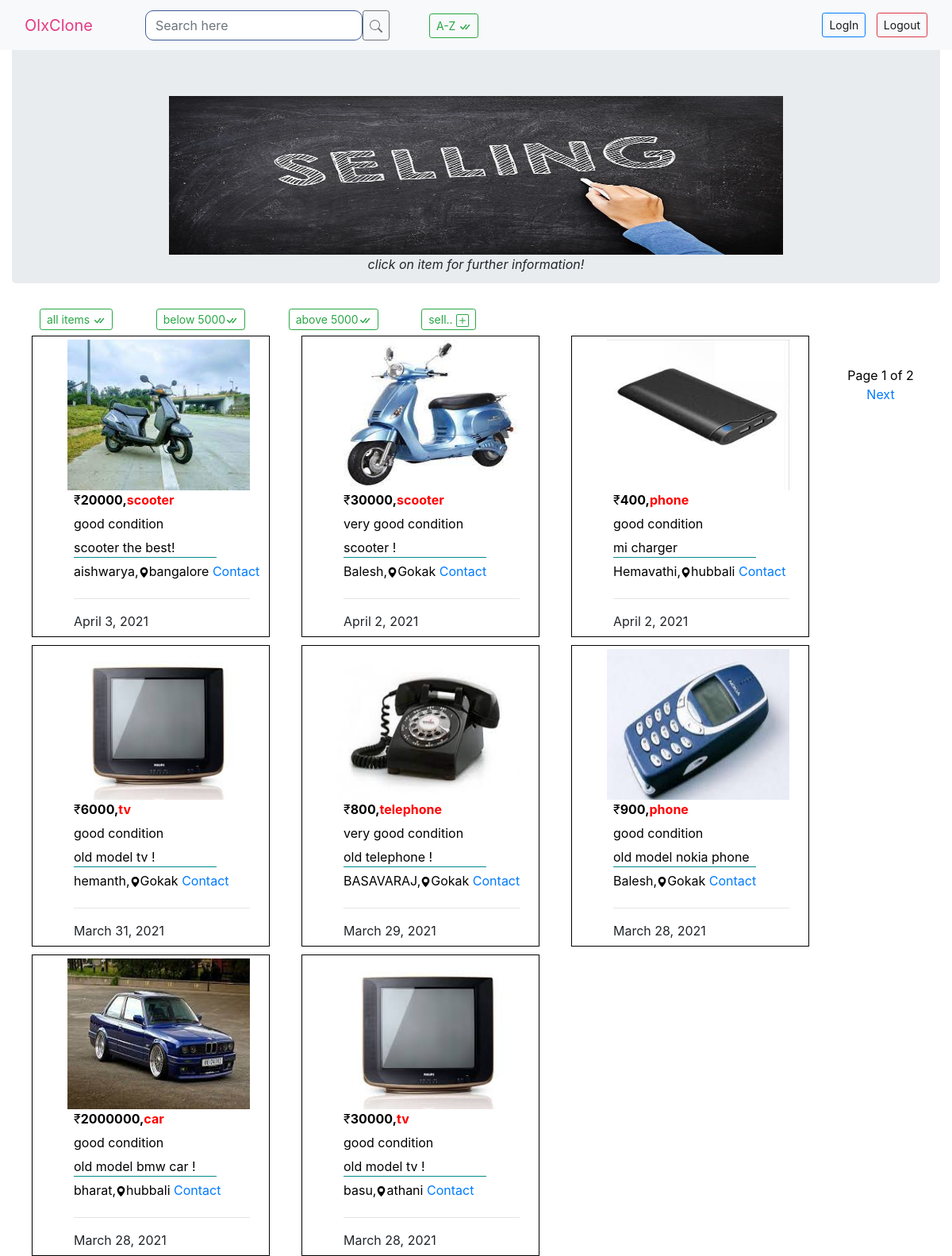
The app's page /home/ (signed in) with its own data.
### testapp/models.py (models this page shows, shortened)
class Item(models.Model):
    CONDITION_CHOICES=(('good condition','Good Condition'),('very good condition','Very Good Conditon'))
    name=models.CharField(max_length=18)
    place=models.CharField(max_length=18)
    item=models.CharField(max_length=18)
    item_name=models.SlugField(max_length=256)
    item_image=models.ImageField(null=True,blank=True,upload_to='images/')
    about_item=models.CharField(max_length=18)
    price=models.PositiveIntegerField()
    description=models.TextField()
    uploaded=models.DateField(auto_now_add=True)
    updated=models.DateField(auto_now=True)
    condition=models.CharField(max_length=20,choices=CONDITION_CHOICES,default="good condition")
    tags=TaggableManager()
    objects=CustomManager()
    class Meta:
        ordering=['-uploaded']
    def get_absolute_url(self):
        return reverse('item_detail',args=[self.uploaded.year,self.uploaded.strftime('%m'),self.uploaded.strftime('%d'),self.item_name])

### testapp/views.py (the view)
# urls.py: path('home/',views.item_list_view),
@login_required
def item_list_view(request):
    if "q" in request.GET:
        q=request.GET['q']
        item_list=Item.objects.filter(item_name__icontains=q)
    else:
        item_list=Item.objects.all()
    paginator=Paginator(item_list,8)
    page_number=request.GET.get('page')
    try:
        item_list=paginator.page(page_number)
    except PageNotAnInteger:
        item_list=paginator.page(1)
    except EmptyPage:
        item_list=paginator.page(paginator.num_pages)
    return render(request,'testapp/item_list.html',{'item_list':item_list})

### testapp/models.py (called while the page is built)
    def get_queryset(self):
        return super().get_queryset().order_by('-uploaded',)

### templates/testapp/item_list.html (shortened to what this page needs)
<!DOCTYPE html>
{% extends 'testapp/base.html' %}
{% load staticfiles %}
{% block content %}
<div class="container-fluid xxx" align=center>
  <div class="jumbotron" style="height:300px;">
<img src="{% static "images/sale2.jpg" %}" alt="" width="70%;" height="200px;" class="pics">
<p> <i>click on item for further information!</i> </p>
</div>
  </div>
  <div class="in">
  <a href="/home" style="margin-left:50px;" class="btn btn-outline-success btn-sm ">all items </a>
<a href="/below5" style="margin-left:50px;display:inline;" class="btn btn-outline-success btn-sm x">below 5000</a>
<a href="/above5" style="margin-left:50px;display:inline;" class="btn btn-outline-success btn-sm x">above 5000</a>
<a href="/create" style="margin-left:50px;display:inline;" class="btn btn-outline-success btn-sm x">sell.. </a>
</div>
{% for item in item_list %}
{% if item.item_image %}
<a href="{{item.get_absolute_url}}" style="color:black;text-decoration:none;">
<div class="row" style="float:left;">
  <div class="col-lg-2 col-md-4 col-xs-12 list">
    <div class="box" style="border:1px solid black;width:300px;height:380px;margin:10px 0px 0px 40px;padding:4px;">
    <img src="{{item.item_image.url}}" alt="nokia" width="230px" height="190px;" style="margin-left:40px;"><br>
    <ul style="margin-left:40px;list-style-type:none;width:230px;padding-left:8px;height:150px;" class="box">
      <li><p style="display:inline;">&#8377<b>{{item.price}},<span style="color:red;">{{item.item}}</span></b></p></li>
      <li>{{item.condition}}</li>
      <li><p style="width:180px;margin:0px;border-bottom:1px solid #008B8B;">{{item.about_item}}</p></li>
      <li style="width:250px;">{{item.name}},<svg xmlns="http://www.w3.org/2000/svg" width="13" height="13" fill="currentColor" class="bi bi-geo-alt-fill" viewBox="0 0 16 16">
  <path d="M8 16s6-5.686 6-10A6 6 0 0 0 2 6c0 4.314 6 10 6 10zm0-7a3 3 0 1 1 0-6 3 3 0 0 1 0 6z"/>
</svg>{{item.place}} <a href="#">Contact</a> </li><hr>
<li>{{item.uploaded}} </li>
</ul>
  </div>
  </div>
</div>
</a>
{% else %}
{% for i in item_list1 %}
<p>no items found</p>
{% endfor %}
{% endif %}
{% endfor %}<br><br>
{% include 'testapp/paginator.html' with page=item_list %}
{% endblock %}

### templates/testapp/base.html (shortened to what this page needs)
<!DOCTYPE html>
{% load staticfiles %}
<html lang="en" dir="ltr">
  <head>
    <link rel="stylesheet" href="{% static "css/tweet.css" %}">
    <link rel="stylesheet" href="{% static "css/bootstrap.css" %}">
  </head>
  <body>
    <nav class="navbar navbar-expand-lg  fixed-top navbar-light bg-light">
  <div class="container-fluid">
    <a class="navbar-brand" href="/home" id="brand">OlxClone</a>
    <form class="d-flex">
      <input class=" form-control me-2" style="width:100%;border:1px solid #3b5998;border-radius:10px;margin-left:50px;" type="search" placeholder="Search here" aria-label="Search" name="q">
      <button class="btn btn-outline-secondary btn-sm" type="submit"></button>
    </form>
    <div class="collapse navbar-collapse" id="navbarSupportedContent">
    <ul class="navbar-nav mr-auto">
      <li class="nav-item active"><a href="/home" style="margin-left:50px;" class="btn btn-outline-success btn-sm">A-Z </a></li>
    </ul>
    <span class="navbar-text">
      <a href="/accounts/login" class="btn btn-outline-primary btn-sm">LogIn</a>
    </span>&nbsp&nbsp&nbsp
    <span class="navbar-text">
      <a href="/logout" class="btn btn-outline-danger btn-sm">Logout</a>
    </span>
  </div>
  </div>
</nav>
       <div class="content">
         <div class="upperline" style="float:left;">
           <ul style="list-style-type:none;" class="up">
             <li><a href="#">car</a></li>
             <li><a href="#">phone</a></li>
             <li><a href="#">scooter</a></li>
             <li><a href="#">house</a></li>
           </ul>
         </div><br><hr>
         {% block content %}
         {% endblock %}
       </div>
  </body>
</html>

### templates/testapp/paginator.html (shortened to what this page needs)
<div class="paginator" align=center>
  <span style="color:black">Page {{page.number}} of {{page.paginator.num_pages}}</span>
  <div class="pages">
  {% if page.has_next %}
  <a href="?page={{page.next_page_number}}">Next</a>
  {% endif %}
  </div>
</div>

### static/css/tweet.css (style rules this page uses)
li { height: 30px; }
.up li { display:inline-grid; margin-left: 30px; }
.up li a { color:black; text-decoration: none; }
body { background: lightgray; }
.in a:nth-of-type(1) { display: inline; }
.in a:nth-of-type(2) { display: inline; }
.in a:nth-of-type(3) { display: inline; }

### records on screen
Item: item_image (picture), price "20000", item "scooter", condition "good condition", about_item "scooter the best!", name "aishwarya", place "bangalore", uploaded "April 3, 2021"
Item: item_image (picture), price "30000", item "scooter", condition "very good condition", about_item "scooter !", name "Balesh", place "Gokak", uploaded "April 2, 2021"
Item: item_image (picture), price "400", item "phone", condition "good condition", about_item "mi charger", name "Hemavathi", place "hubbali", uploaded "April 2, 2021"
Item: item_image (picture), price "6000", item "tv", condition "good condition", about_item "old model tv !", name "hemanth", place "Gokak", uploaded "March 31, 2021"
Item: item_image (picture), price "800", item "telephone", condition "very good condition", about_item "old telephone !", name "BASAVARAJ", place "Gokak", uploaded "March 29, 2021"
Item: item_image (picture), price "900", item "phone", condition "good condition", about_item "old model nokia phone", name "Balesh", place "Gokak", uploaded "March 28, 2021"
Item: item_image (picture), price "2000000", item "car", condition "good condition", about_item "old model bmw car !", name "bharat", place "hubbali", uploaded "March 28, 2021"
Item: item_image (picture), price "30000", item "tv", condition "good condition", about_item "old model tv !", name "basu", place "athani", uploaded "March 28, 2021"

### other values on screen
{{ page.number }} "1"
{{ page.paginator.num_pages }} "2"
